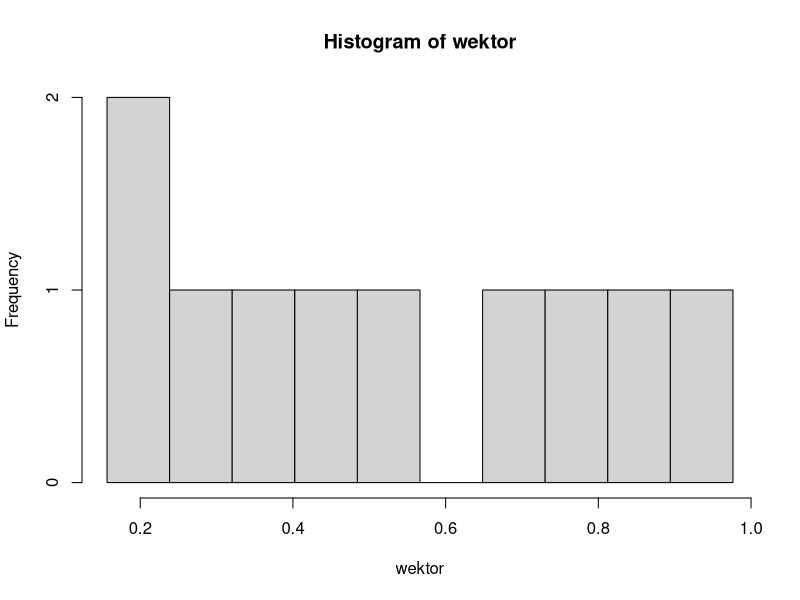
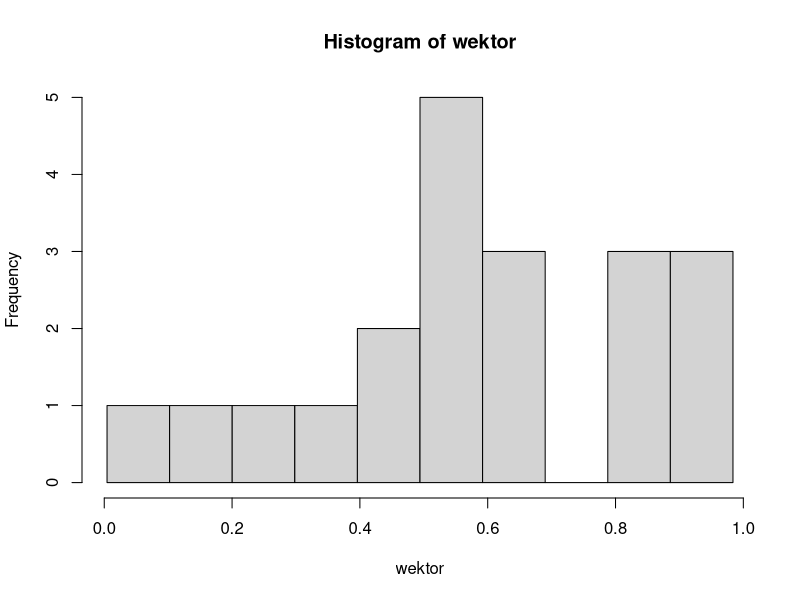
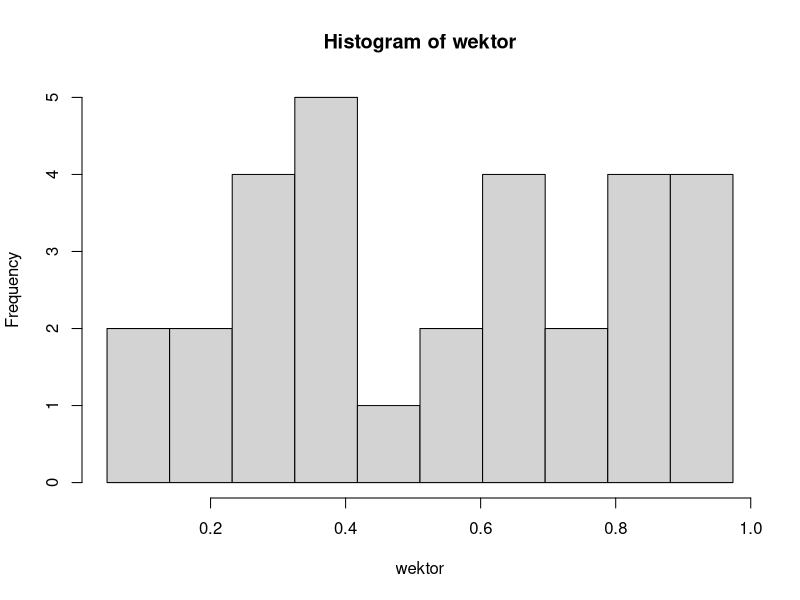
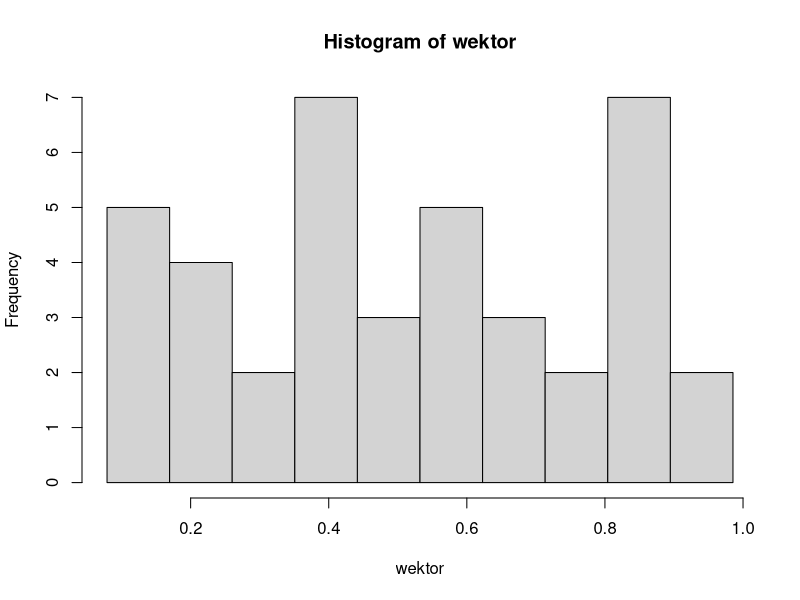
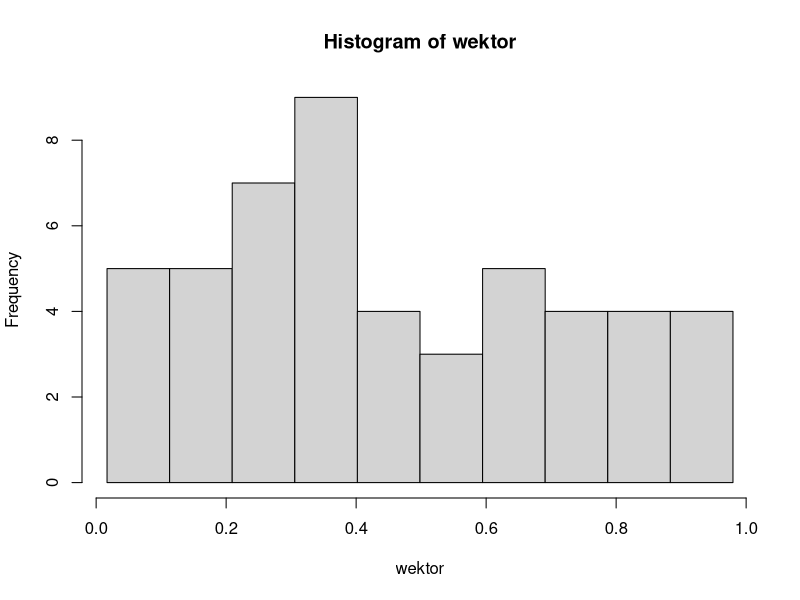
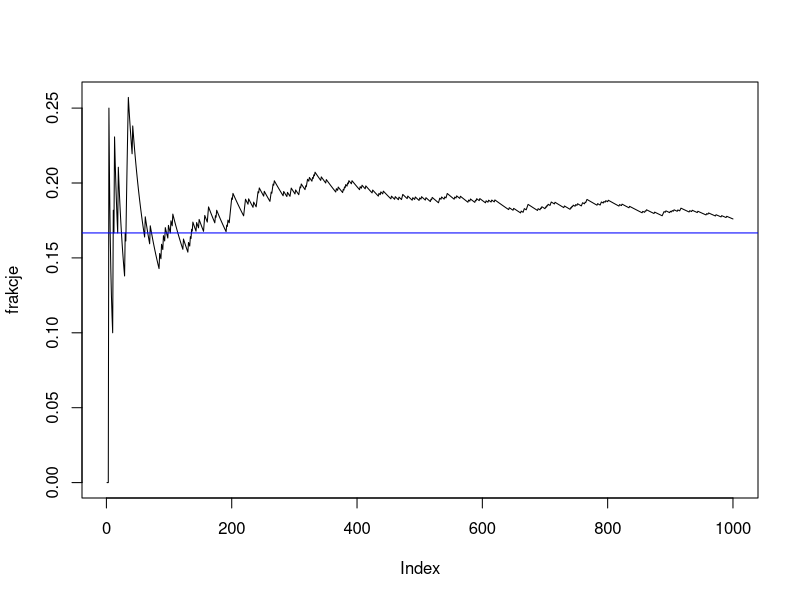
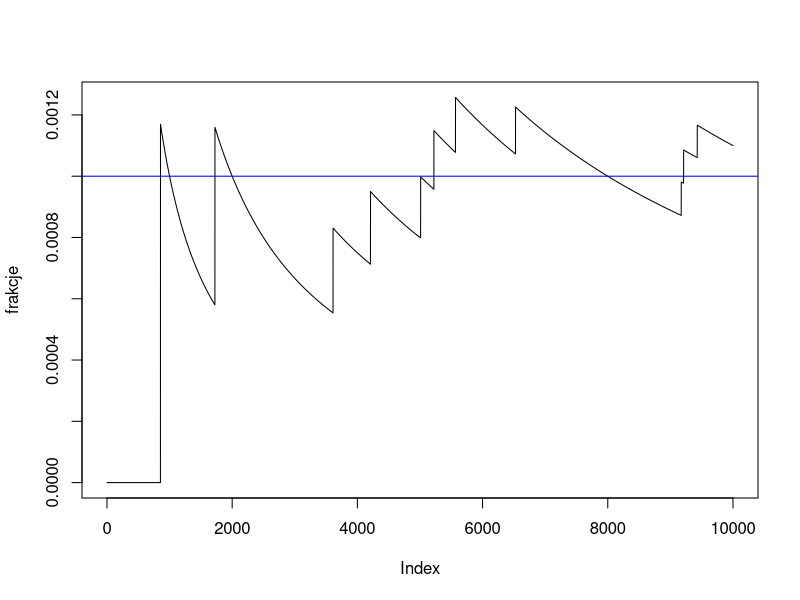

Recreate these plots in R, in order.
## ---- chunk 1
knitr::opts_chunk$set(echo = TRUE)
## ---- chunk 2

suc <- 0
trial <- 10000  

for (i in 1:trial) {
  # Symulacja dziesięciu rzutów kostką
  rzuty <- sample(1:6, 10, replace = TRUE)
  
  # Sprawdzenie, czy co najmniej jedna szóstka nie występuje
  if (!all(1:6 %in% rzuty)) {
    suc <- suc + 1
  }
}

# Obliczenie prawdopodobieństwa
prawdo <- suc / trial
prawdo

## ---- chunk 3

# Generowanie histogramów prób z rozkładu jednostajnego na [0, 1]
for (i in seq(10, 50, 10)) {
  # Generowanie próby z rozkładu jednostajnego
  wektor <- runif(i)
  
  # Rysowanie histogramu
  hist(wektor, breaks = seq(min(wektor), max(wektor), length.out = 10+1))
}

## ---- chunk 4
# Prawdopodobieństwo, że Asia i Basia się spotkają
succ <- 0
tr <- 100

for (i in 1:tr) {
  # Generowanie dwóch niezależnych zmiennych losowych z rozkładu jednostajnego na [0, 1]
  asia_arrival <- runif(1)
  basia_arrival <- runif(1)
  
  # Sprawdzenie warunku spotkania
  if (asia_arrival - basia_arrival <= 0.25 && asia_arrival - basia_arrival >= -0.25) {
    succ <- succ + 1
  }
}

# Liczba udanych spotkań
succ
# Prawdopodobieństwo spotkania
pro <- succ / tr
pro

## ---- chunk 5
# Punkt 1: Symulacja rzutów zwykłą kostką do gry
n <- 1e3
czworki <- (sample(1:6, n, replace = TRUE) == 4)
frakcje <- cumsum(czworki) / (1:n)
plot(frakcje, type = "l")
abline(h = 1/6, col = "blue")

## ---- chunk 6
# Punkt 2: Symulacja rzutów kostką, na której czwórka wypada z prawdopodobieństwem 10^(-3)
n <- 1e4
p <- 1/1000
q <- (1 - p) / 5
czworki <- (sample(1:6, n, replace = TRUE, prob = c(q, q, q, p, q, q)) == 4)
frakcje <- cumsum(czworki) / (1:n)
plot(frakcje, type = "l")
abline(h = p, col = "blue")

## ---- chunk 7
# Punkt 1: Symulacja prawdopodobieństwa, że wśród k = 25 osób co najmniej dwie mają urodziny w tym samym dniu roku
birth <- function(k, p) {
  ur <- sample(1:365, k, replace = TRUE, prob = p)
  tab = tabulate(ur)
  
  # Sprawdzenie, czy co najmniej dwie osoby mają urodziny w tym samym dniu roku
  length(tab[tab > 1]) > 0
}

p_ur <- function(k, p) {
  samp = replicate(10000, birth(k, p))
  sum(samp) / length(samp)
}

# Prawdopodobieństwo w sytuacji, gdzie dla 65 dni prawdopodobieństwo jest trzykrotnie większe niż dla pozostałych 300 dni
prawd <- append(replicate(65, 3), replicate(300, 1))
p_ur(25, prawd)


## ---- chunk 8
# Punkt 2: Symulacja najmniejszej liczby osób k, dla której prawdopodobieństwo co najmniej dwóch osób ma urodziny w tym samym dniu roku wynosi co najmniej 1/2
pon <- replicate(52, 1165)
wt <- replicate(52, 1267)
sr <- replicate(52, 1227)
cz <- replicate(52, 1239)
piat <- replicate(52, 1199)
sob <- replicate(52, 832)
niedz <- replicate(53, 785)
prawd1 <- c(pon, wt, sr, cz, piat, sob, niedz)
p_ur(23, p = prawd1)

## ---- chunk 9


liczba_osob <- 1000000
liczba_chorych <- liczba_osob / 1000
liczba_zdrowych <- liczba_osob - liczba_chorych

# Generowanie stanu zdrowia (1 - chory, 0 - zdrowy)
stan_zdrowia <- c(rep(1, liczba_chorych), rep(0, liczba_zdrowych))

# Symulacja wyników testów pozytywnych
wyniki_testow <- ifelse(stan_zdrowia == 1, rbinom(liczba_chorych, 1, 0.95), rbinom(liczba_zdrowych, 1, 0.05))

# Policzenie: słusznie pozytywne i fałszywie pozytywne wyniki
slusznie_pozytywne <- sum(wyniki_testow[stan_zdrowia == 1])
falszywie_pozytywne <- sum(wyniki_testow[stan_zdrowia == 0])

# Obliczenie prawdopodobieństwa
prawdopodobienstwo_faktycznie_chory <- slusznie_pozytywne / (slusznie_pozytywne + falszywie_pozytywne)

prawdopodobienstwo_faktycznie_chory
